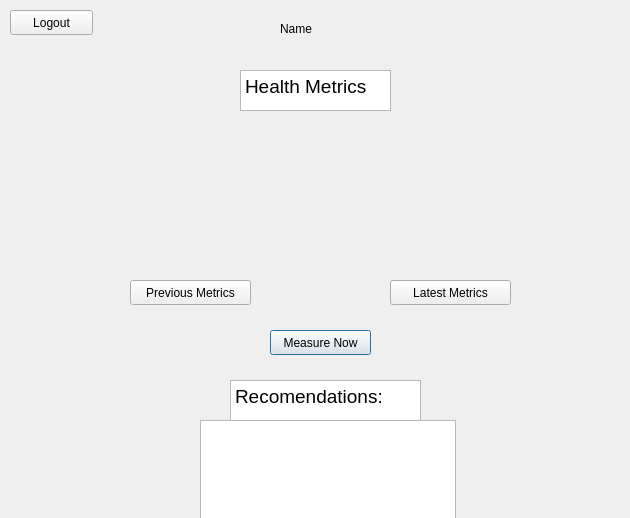
<?xml version="1.0" encoding="UTF-8"?>
<ui version="4.0">
 <class>HomeScreenPage</class>
 <widget class="QDialog" name="HomeScreenPage">
  <property name="geometry">
   <rect>
    <x>0</x>
    <y>0</y>
    <width>630</width>
    <height>518</height>
   </rect>
  </property>
  <property name="windowTitle">
   <string>Dialog</string>
  </property>
  <widget class="QPushButton" name="pushButton_2">
   <property name="geometry">
    <rect>
     <x>270</x>
     <y>330</y>
     <width>101</width>
     <height>25</height>
    </rect>
   </property>
   <property name="text">
    <string>Measure Now</string>
   </property>
  </widget>
  <widget class="QTextBrowser" name="textBrowser">
   <property name="geometry">
    <rect>
     <x>240</x>
     <y>70</y>
     <width>151</width>
     <height>41</height>
    </rect>
   </property>
   <property name="html">
    <string>&lt;!DOCTYPE HTML PUBLIC &quot;-//W3C//DTD HTML 4.0//EN&quot; &quot;http://www.w3.org/TR/REC-html40/strict.dtd&quot;&gt;
&lt;html&gt;&lt;head&gt;&lt;meta name=&quot;qrichtext&quot; content=&quot;1&quot; /&gt;&lt;style type=&quot;text/css&quot;&gt;
p, li { white-space: pre-wrap; }
&lt;/style&gt;&lt;/head&gt;&lt;body style=&quot; font-family:'Sans'; font-size:10pt; font-weight:400; font-style:normal;&quot;&gt;
&lt;p style=&quot; margin-top:0px; margin-bottom:0px; margin-left:0px; margin-right:0px; -qt-block-indent:0; text-indent:0px;&quot;&gt;&lt;span style=&quot; font-size:14pt;&quot;&gt;Health Metrics&lt;/span&gt;&lt;/p&gt;&lt;/body&gt;&lt;/html&gt;</string>
   </property>
  </widget>
  <widget class="QPushButton" name="logoutButton">
   <property name="geometry">
    <rect>
     <x>10</x>
     <y>10</y>
     <width>83</width>
     <height>25</height>
    </rect>
   </property>
   <property name="text">
    <string>Logout</string>
   </property>
  </widget>
  <widget class="QTextBrowser" name="textBrowser_2">
   <property name="geometry">
    <rect>
     <x>230</x>
     <y>380</y>
     <width>191</width>
     <height>41</height>
    </rect>
   </property>
   <property name="html">
    <string>&lt;!DOCTYPE HTML PUBLIC &quot;-//W3C//DTD HTML 4.0//EN&quot; &quot;http://www.w3.org/TR/REC-html40/strict.dtd&quot;&gt;
&lt;html&gt;&lt;head&gt;&lt;meta name=&quot;qrichtext&quot; content=&quot;1&quot; /&gt;&lt;style type=&quot;text/css&quot;&gt;
p, li { white-space: pre-wrap; }
&lt;/style&gt;&lt;/head&gt;&lt;body style=&quot; font-family:'Sans'; font-size:10pt; font-weight:400; font-style:normal;&quot;&gt;
&lt;p style=&quot; margin-top:0px; margin-bottom:0px; margin-left:0px; margin-right:0px; -qt-block-indent:0; text-indent:0px;&quot;&gt;&lt;span style=&quot; font-size:14pt;&quot;&gt;Recomendations:&lt;/span&gt;&lt;/p&gt;&lt;/body&gt;&lt;/html&gt;</string>
   </property>
  </widget>
  <widget class="QPushButton" name="pushButton">
   <property name="geometry">
    <rect>
     <x>130</x>
     <y>280</y>
     <width>121</width>
     <height>25</height>
    </rect>
   </property>
   <property name="text">
    <string>Previous Metrics</string>
   </property>
  </widget>
  <widget class="QPushButton" name="pushButton_4">
   <property name="geometry">
    <rect>
     <x>390</x>
     <y>280</y>
     <width>121</width>
     <height>25</height>
    </rect>
   </property>
   <property name="text">
    <string>Latest Metrics</string>
   </property>
  </widget>
  <widget class="QTextBrowser" name="textBrowser_3">
   <property name="geometry">
    <rect>
     <x>200</x>
     <y>420</y>
     <width>256</width>
     <height>101</height>
    </rect>
   </property>
  </widget>
  <widget class="QLabel" name="Name_Display">
   <property name="geometry">
    <rect>
     <x>280</x>
     <y>20</y>
     <width>62</width>
     <height>17</height>
    </rect>
   </property>
   <property name="text">
    <string>Name</string>
   </property>
  </widget>
 </widget>
 <resources/>
 <connections/>
</ui>
